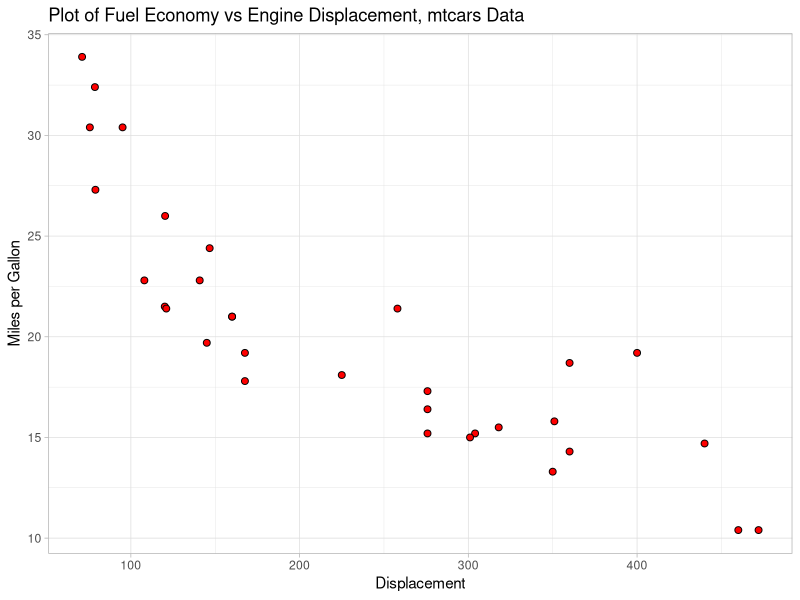
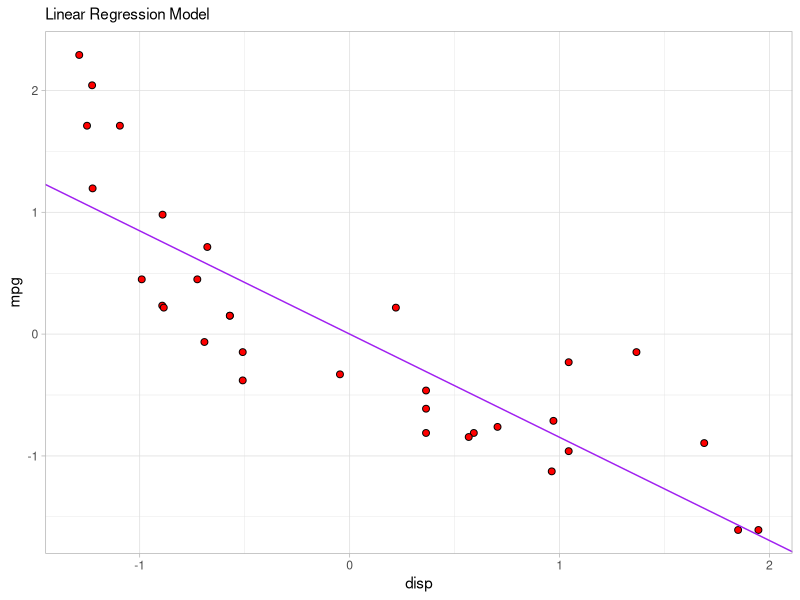
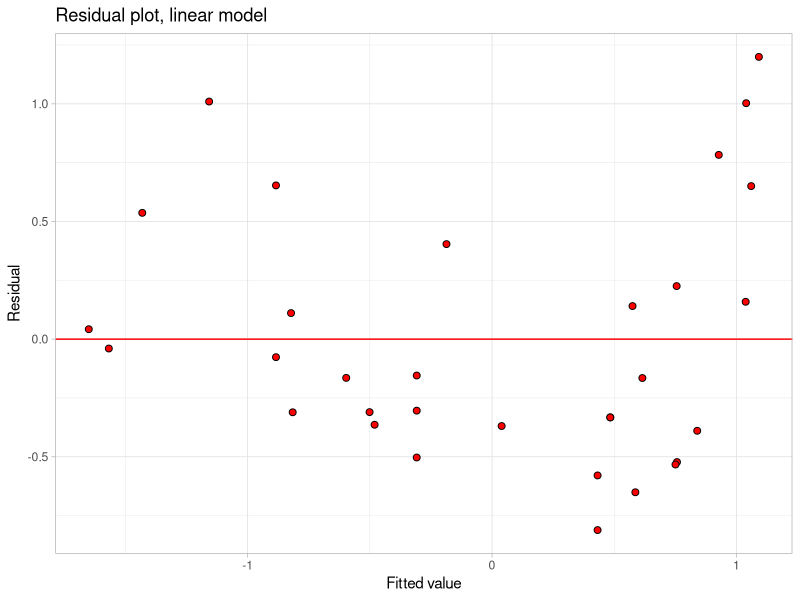
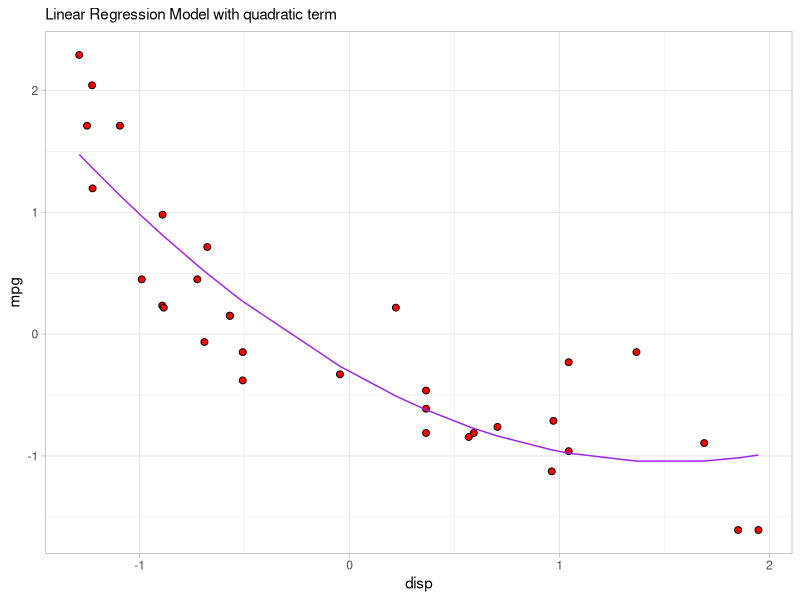
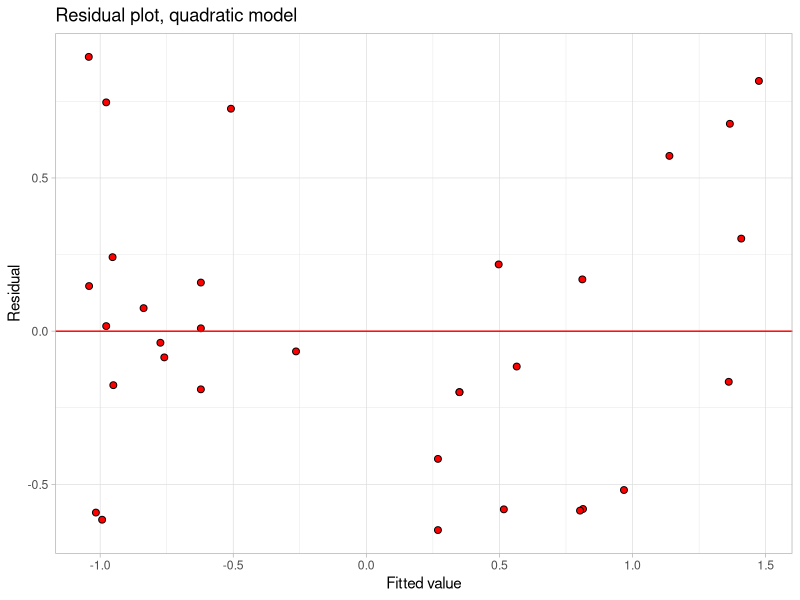
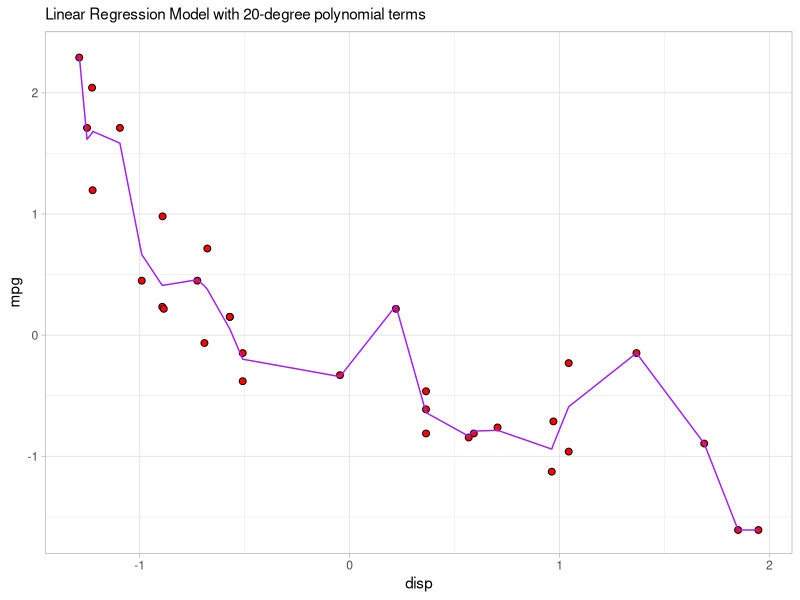
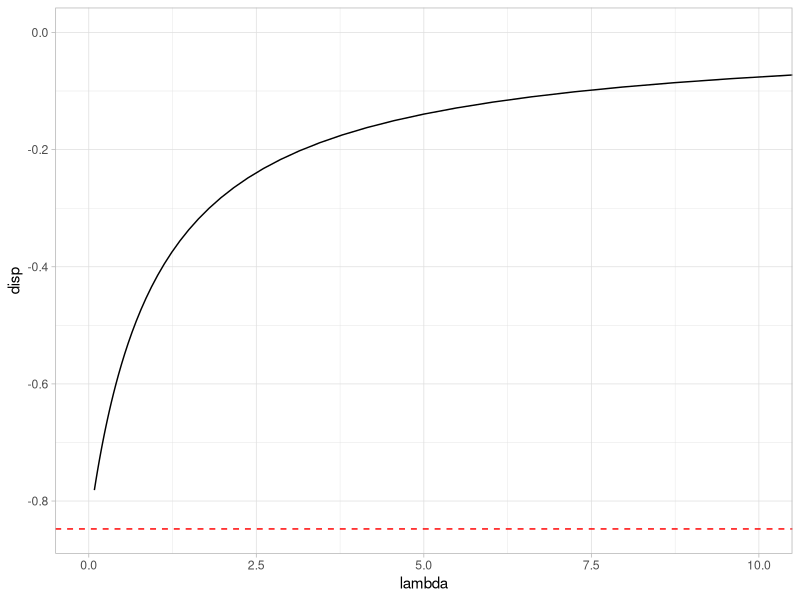
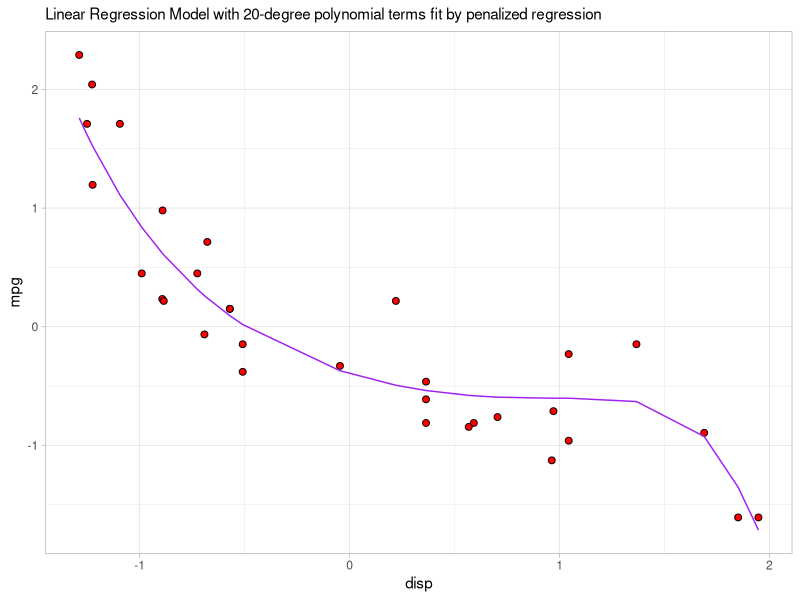

Write R code to recreate these figures, in order.
# STA303 S19 Lecture 6: penalized regression
# 
# # Load required packages
# 

library(dplyr)
library(ggplot2)
library(glmnet)


# Linear regression on the mtcars data.
mtcars <- mtcars %>%
  as_tibble() %>% # Removes rownames and pretty-prints
  select(disp,mpg)

# First thing to do: plot the data, see what type of relationship might be present.
# Plot
mt_plot <- mtcars %>%
  ggplot(aes(x=disp,y=mpg)) +
  theme_light() +
  geom_point(colour="black",fill="red",pch=21,size=2) +
  labs(title = "Plot of Fuel Economy vs Engine Displacement, mtcars Data",
       x="Displacement",
       y="Miles per Gallon")

mt_plot

# Looks curvy. Linear regression?
# Scale the data first so that y and x have mean 0 and variance 1
# This is because the response and covariate are on different scales.
# So coefficient estimates are not immediately interpretable.
# Rescaling the data mitigates this.
mtscaled <- mtcars %>%
  mutate_all(~(.x - mean(.x))/sd(.x))

mod1 <- lm(mpg~disp,data=mtscaled)
summary(mod1)

# We have centred the data, so an intercept of 0 means that a car with average
# displacement (engine size) has average mpg (fuel economy).
# Further, beta(disp) = -.848. A one standard deviation increase in disp is associated with a .847
# standard deviation decrease in fuel economy, on average.
# Predicted values:
mtscaled %>%
  ggplot(aes(x=disp,y=mpg)) +
  theme_light() +
  geom_point(colour="black",fill="red",pch=21,size=2) +
  geom_abline(intercept = coef(mod1)[1],slope=coef(mod1)[2],colour = "purple") +
  labs(subtitle="Linear Regression Model")

# Definitely looks like a linear relationship is missing some of the structure.
# Can we pick this up in a residual plot?
tibble(x = mod1$fitted.values,
       y = residuals(mod1)) %>%
  ggplot(aes(x=x,y=y)) +
  theme_light() +
  geom_point(colour="black",fill="red",pch=21,size=2) +
  geom_hline(yintercept = 0,colour = "red") +
  labs(title = "Residual plot, linear model",
       x = "Fitted value",
       y = "Residual")

# The scale of the residuals looks pretty good- all fall
# between -2 and 2, which we expect since the data
# was scaled to have unit variance.
# But the pattern? Doesn't look evenly distributed about
# y = 0. Looks like... a quadratic?

# Model fit- R^2
summary(mod1)$r.squared # Fits pretty well.

# Now try a quadratic...
# The poly() function just creates a polynomial out of
# the input variable with the specified degree.
# By default it creates something called "orthogonal polynomials",
# but you can get regular ones using raw = TRUE.
mod2 <- lm(mpg~poly(disp,degree = 2,raw = TRUE),data=mtscaled)
summary(mod2)

# Harder to directly interpret the betas in a polynomial model
# but the standard errors should be not huge compared to the point estimates
# if the fitting procedure was nice and stable.
# (remember: fitting y=beta0 + beta1 x + beta2 x^2) is STILL linear regression
# because it's a linear function of the betas).

mtscaled %>%
  mutate(predvals = predict(mod2)) %>%
  ggplot(aes(x=disp,y=mpg)) +
  theme_light() +
  geom_point(colour="black",fill="red",pch=21,size=2) +
  geom_line(aes(y = predvals),colour = "purple") +
  labs(subtitle="Linear Regression Model with quadratic term")

# A quadratic gives a much better fit, but it's not that flexible.
# We see it starting to curve back up at the right-most x value
# Would a more flexible (higher degree) polynomial be appropriate?

# Residuals:
tibble(x = mod2$fitted.values,
       y = residuals(mod2)) %>%
  ggplot(aes(x=x,y=y)) +
  theme_light() +
  geom_point(colour="black",fill="red",pch=21,size=2) +
  geom_hline(yintercept = 0,colour = "red") +
  labs(title = "Residual plot, quadratic model",
       x = "Fitted value",
       y = "Residual")

# I don't see anything that alarming in this plot. It looks good!

# Coefficients
coef(mod2)

# Rsquared
summary(mod2)$r.squared # Fits a bit better than linear model.

# Adding a quadratic term improved the fit a bit.
# Does adding more terms always improve the fit?

mod3 <- lm(mpg~poly(disp,degree = 20,raw = TRUE),data=mtscaled)
summary(mod3)

# Woah. The coefficients (point estimates) are all over the place in magnitude,
# and direction. Their standard errors are huge.
# This is the "instability" we talked about in lecture.
# Whether it's statistical (sampling) error or numerical error, something is wrong here.

# Rather than plot a linear/quadratic using geom_line(),
# to do predictions for 20 degree polynomial, I use the predict() function
# and then plot its output.
mtscaled %>%
  mutate(predvals = predict(mod3)) %>%
  ggplot(aes(x=disp,y=mpg)) +
  theme_light() +
  geom_point(colour="black",fill="red",pch=21,size=2) +
  geom_line(aes(y = predvals),colour = "purple") +
  labs(subtitle="Linear Regression Model with 20-degree polynomial terms")

# While this model fits THESE data well, it fits them TOO well.
# Sacrifices generalizability to new datasets.
# STatistically: point estimates have very high variance. Confidence intervals
# would be wide. We're asking too much of this small dataset.
# Coefficients
unname(coef(mod3))

# Rsquared
summary(mod3)$r.squared # YEs, this model does fit THESE DATA very well.

# The model fits the observed data better. But it gives ridiculous predictions.
# The coefficients are huge. The fitted curve hugs the observed data too closely.
# This model will not generalize well to new data, and the coefficients are highly
# sensitive/unstable (look at their standard errors/p-values)


### Penalized Regression ###

# glmnet() wants X and y to be provided separately (no formula)
# so get the design matrices from each of the above models.
# If this is unfamiliar, print out each of the below X's and see what's inside.
y <- mtscaled$mpg
X1 <- model.matrix(mod1)
X2 <- model.matrix(mod2)
X3 <- model.matrix(mod3)

# The first model fit well so the answer here shouldn't be too different
# glmnet() picks a bunch of lambda values and tries them all
# We don't really have a good way of choosing lambda... yet.
# We will tackle this in later lectures.
penalized_mod1 <- glmnet(x = X1,y = y,alpha = 0,nlambda = 100)
coef_pen_mod1 <- tibble(
  lambda = penalized_mod1$lambda,
  intercept = coef(penalized_mod1)[1, ],
  disp = coef(penalized_mod1)[3, ]
)
coef_pen_mod1 # Gives estimated coefficients for each value of lambda
# Higher lambda ==> stronger penalty ==> smaller estimates.
View(coef_pen_mod1)
# As lambda gets smaller, the estimated coefficient approaches
# what it was in the unpenalized model.

# Plot the disp coefficient as a function of lambda and compare to
# our unpenalized model
coef_pen_mod1 %>%
  ggplot(aes(x = lambda,y = disp)) +
  theme_light() +
  geom_line() +
  geom_hline(yintercept = coef(mod1)[2],linetype = "dashed",colour = "red") +
  coord_cartesian(xlim = c(0,10))

# Low lambda ==> limited penalization ==> answer is close to unpenalized
# High lambda ==> a lot of penalization ==> answer doesn't want to move far from zero

# Try the quadratic one yourself.

# Try the big one:

penalized_mod3 <- glmnet(x = X3,y = y,alpha = 0,nlambda = 100)
coef_pen_mod3 <- tibble(lambda = penalized_mod3$lambda) %>%
  bind_cols(as_tibble(as.matrix(t(coef(penalized_mod3)))))

options(scipen = 999) # Turn off scientific notation
View(coef_pen_mod3) # Opens in a spreadsheet

# Pick any lambda- I chose the smallest one. You can try others!
whichlambda <- penalized_mod3$lambda[length(penalized_mod3$lambda)]

# Plot predictions
mtscaled %>%
  mutate(predvals = predict(penalized_mod3,newx = X3,s = whichlambda)) %>%
  ggplot(aes(x=disp,y=mpg)) +
  theme_light() +
  geom_point(colour="black",fill="red",pch=21,size=2) +
  geom_line(aes(y = predvals),colour = "purple") +
  labs(subtitle="Linear Regression Model with 20-degree polynomial terms fit by penalized regression")

# Looks a lot like the quadratic, except it's fine at the
# right end point.
# Very little effort on our part to build this very
# sophisticated model.
# The betas here should have higher variance than if we had
# just fit a linear/quadratic model. We pay a price for
# generality. However, they have MUCH lower variance than 
# the original 20-degree polynomial we tried.
# "No such thing as a free lunch". We pay a small price for
# being able to let the data tell us what model to use.
# I think it's worth it...

# Advanced: plot it for ALL the lambda values together! Woah!
# Requires the purrr package
# THIS WILL NOT BE TESTED
library(purrr)
predframe <- purrr::map(penalized_mod3$lambda,
                        ~mtscaled %>% 
                          mutate(predvals = predict(penalized_mod3,newx = X3,s = .x)[,1],
                                 lambda = .x)) %>%
  purrr::reduce(rbind)

predframe

predframe %>%
  ggplot(aes(x=disp,y=mpg,group = lambda)) +
  theme_light() +
  geom_point(colour="black",fill="red",pch=21,size=2) +
  geom_line(aes(y = predvals),colour = "grey",alpha = .1) +
  labs(subtitle="Linear Regression Model with 20-degree polynomial terms fit by penalized regression")

# That's a comparison of all the curves fit using different
# values of lambda.

